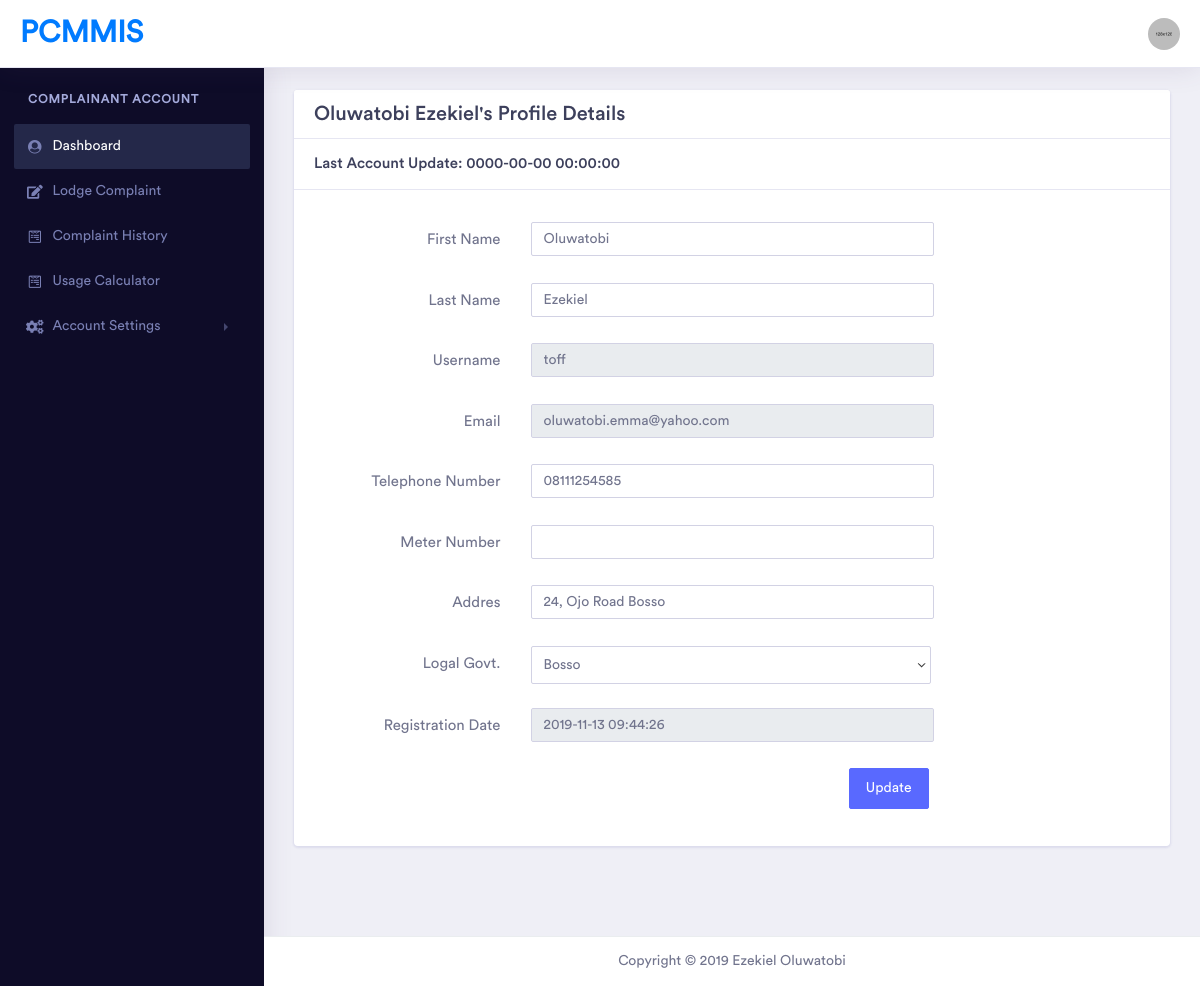
/profile.php (signed in), run on the app's committed database.
### tables this page shows
CREATE TABLE IF NOT EXISTS `complainant` (
  `complainant_id` int(11) NOT NULL AUTO_INCREMENT,
  `first_name` varchar(50) NOT NULL,
  `last_name` varchar(50) NOT NULL,
  `email` varchar(50) NOT NULL,
  `meter_num` varchar(50) DEFAULT NULL,
  `username` varchar(50) NOT NULL,
  `password` varchar(50) NOT NULL,
  `tel_number` varchar(11) NOT NULL,
  `address` varchar(50) NOT NULL,
  `local_govt` varchar(11) NOT NULL,
  `date_reg` datetime DEFAULT NULL,
  `date_modified` datetime DEFAULT NULL,
  PRIMARY KEY (`complainant_id`)
);

### profile.php (the view, shortened to what this page needs)
<?php include ('includes/session.php');
            $user = $_SESSION['login'];
            $query = "SELECT * FROM complainant WHERE `username`='$user'";
            $run_query = mysqli_query($conn, $query);
            $data=mysqli_fetch_array($run_query);
            $fname =$data['first_name'];
            $lname = $data['last_name'];
            $email = $data['email'];
            $telnum = $data['tel_number'];
            $username = $data['username'];
            $meternum = $data['meter_num'];
            $address = $data['address'];
            $lga = $data['local_govt'];
            $date = $data['date_modified'];
            $date2 = $data['date_reg'];
?>
<!DOCTYPE html>
<html lang="en">
<head>
    <link rel="stylesheet" href="assets/vendor/bootstrap/css/bootstrap.min.css">
    <link href="assets/vendor/fonts/circular-std/style.css" rel="stylesheet">
    <link rel="stylesheet" href="assets/libs/css/style.css">
    <link rel="stylesheet" href="assets/vendor/fonts/fontawesome/css/fontawesome-all.css">
</head>
<body>
    <div class="dashboard-main-wrapper">
     <?php include "includes/header.php"; ?>
 <?php include "includes/sidebar.php";?>
        <div class="dashboard-wrapper">
            <div class="container-fluid  dashboard-content">
                    <div class="row">
                        <div class="col-xl-12 col-lg-12 col-md-12 col-sm-12 col-12">
                            <div class="card">
                                <h3 class="card-header"><?php echo $fname . "  ". $lname; ?>'s  Profile Details </h3>
                                     <h5 class="card-header" style="align-self: right;" > Last Account Update: <?php echo $date; ?> </h5>
                                <div class="card-body">
                                    <form id="" method="POST" action="update_profile.php" name="changepass" onSubmit="return valid();">
                                        <div class="form-group row">
                                            <label class="col-12 col-sm-3 col-form-label text-sm-right">First Name</label>
                                            <div class="col-12 col-sm-8 col-lg-6">
                                                <input type="text"  placeholder="" value="<?php  echo htmlentities($fname);  ?>" class="form-control" name="fname">
                                            </div>
                                        </div>
                                        <div class="form-group row">
                                            <label class="col-12 col-sm-3 col-form-label text-sm-right">Last Name</label>
                                            <div class="col-12 col-sm-8 col-lg-6">
                                                <input type="text"  placeholder="" value="<?php  echo htmlentities($lname);  ?>" class="form-control" name="lname">
                                            </div>
                                           </div>
                                            <div class="form-group row">
                                            <label class="col-12 col-sm-3 col-form-label text-sm-right">Username</label>
                                            <div class="col-12 col-sm-8 col-lg-6">
                                                <input type="text"  placeholder="" value="<?php  echo htmlentities($username);  ?>" class="form-control" name="username" disabled >
                                            </div>
                                           </div>
                                         <div class="form-group row">
                                            <label class="col-12 col-sm-3 col-form-label text-sm-right">Email</label>
                                            <div class="col-12 col-sm-8 col-lg-6">
                                                <input type="text"  placeholder=""  value="<?php  echo htmlentities($email);  ?>" class="form-control" name="email" disabled>
                                            </div>
                                        </div>
                                         <div class="form-group row">
                                            <label class="col-12 col-sm-3 col-form-label text-sm-right">Telephone Number</label>
                                            <div class="col-12 col-sm-8 col-lg-6">
                                                <input type="number" placeholder=""  value="<?php  echo htmlentities($telnum);  ?>" class="form-control" name="telnum">
                                            </div>
                                        </div>
                                         <div class="form-group row">
                                            <label class="col-12 col-sm-3 col-form-label text-sm-right">Meter Number</label>
                                            <div class="col-12 col-sm-8 col-lg-6">
                                                <input type="text"  placeholder=""  value="<?php  echo htmlentities($meternum);  ?>" class="form-control"  name="meternum">
                                            </div>
                                        </div>
                                         <div class="form-group row">
                                            <label class="col-12 col-sm-3 col-form-label text-sm-right">Addres</label>
                                            <div class="col-12 col-sm-8 col-lg-6">
                                                <input type="text"  placeholder=""  value="<?php  echo htmlentities($address);  ?>" class="form-control" name="address">
                                            </div>
                                        </div>
                                        <div class="form-group row">
                                            <label class="col-12 col-sm-3 col-form-label text-sm-right">Logal Govt.</label>
                                            <div class="col-12 col-sm-8 col-lg-6">
                                               <select type="text" style="width:400px;" class="form-control" value="" name="lga">
                                              <option value="<?php echo  htmlentities($lga); ?>"><?php echo  htmlentities($lga); ?></option>
                            </select>
                                            </div>
                                        </div>
                                        <div class="form-group row">
                                            <label class="col-12 col-sm-3 col-form-label text-sm-right">Registration Date</label>
                                            <div class="col-12 col-sm-8 col-lg-6">
                                                <input type="text"  placeholder=""  value="<?php  echo $date2;  ?>" class="form-control"  name="menum" disabled >
                                            </div>
                                        </div>
                                        <div class="form-group row text-right">
                                            <div class="col col-sm-10 col-lg-9 offset-sm-1 offset-lg-0">
                                                <button type="submit" class="btn btn-space btn-primary" name="submit">Update</button>
                                            </div>
                                        </div>
                                    </form>
                                </div>
                            </div>
                        </div>
                    </div>
            </div>
           <?php include "includes/footer.php";  ?>
        </div>
    </div>
</body>
</html>

### data on the page
complainant: first_name "Oluwatobi", last_name "Ezekiel", date_modified "0000-00-00 00:00:00", fname "Oluwatobi", lname "Ezekiel", username "toff", email "oluwatobi.emma@yahoo.com", telnum "08111254585", address "24, Ojo Road Bosso", lga "Bosso", menum "2019-11-13 09:44:26"
